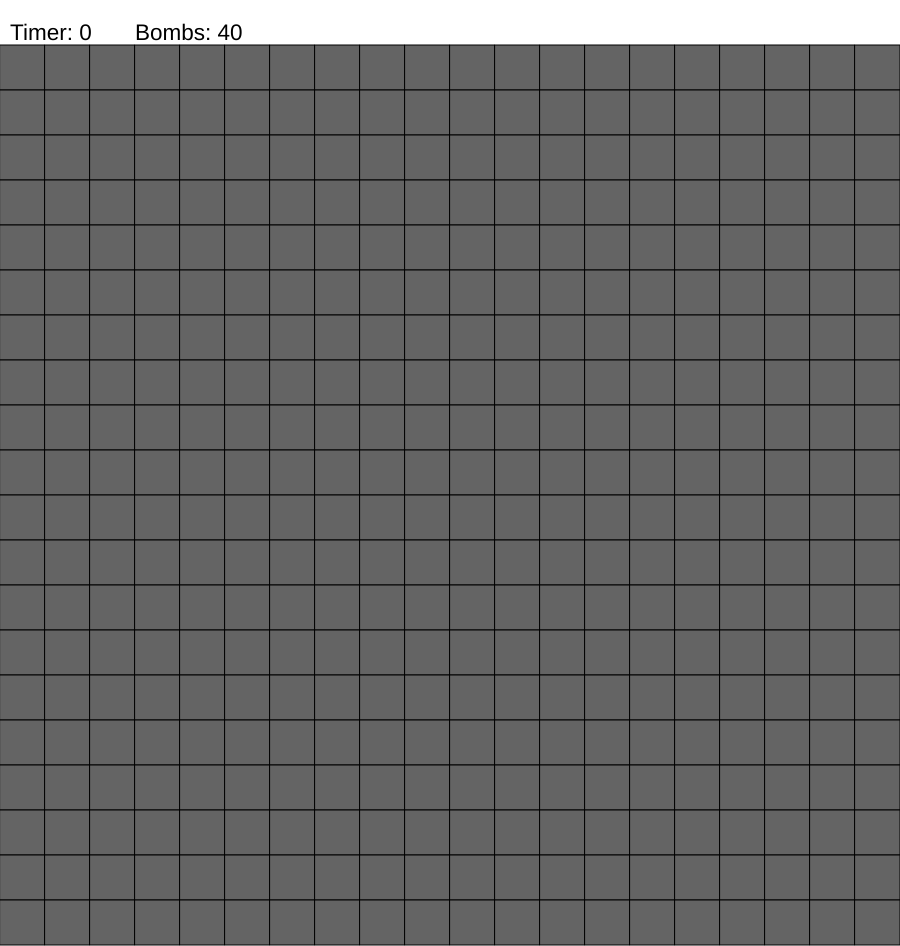
Frame 1 (no input)
Frame 60 (no input): identical to frame 1, image omitted
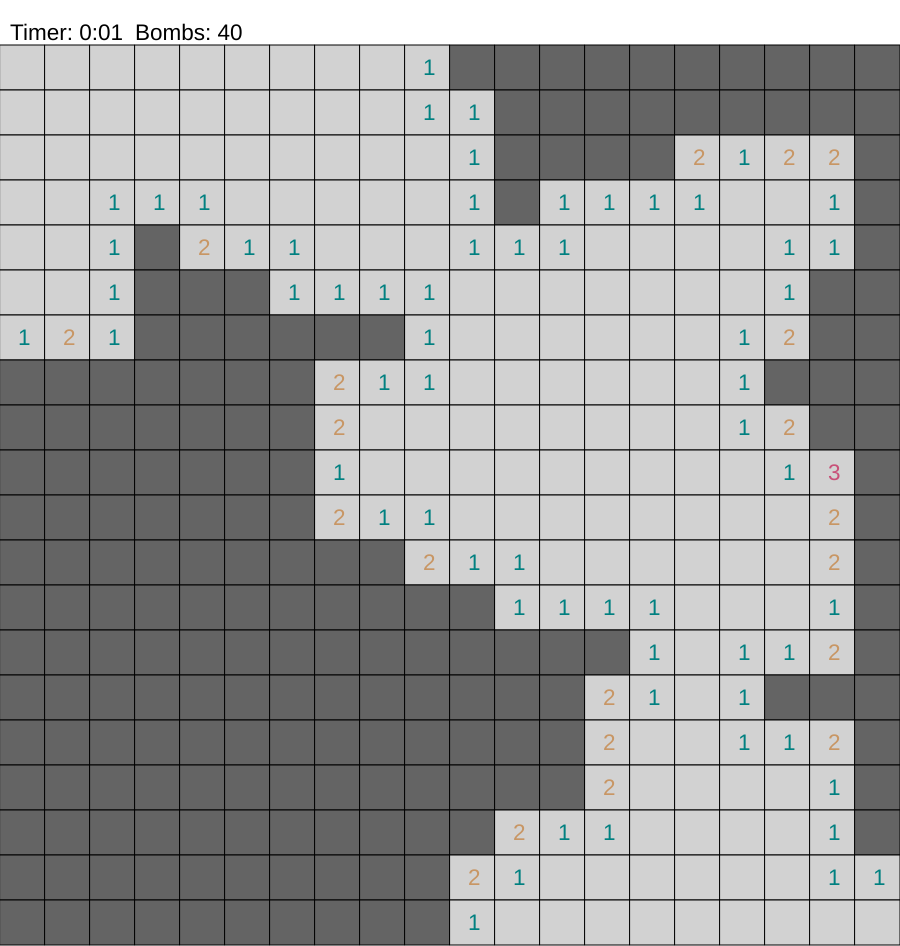
Frame 120 (the mouse pressed at the canvas centre since frame 60)

The p5.js sketch that drew these frames (run headless with seeded random() and noise() and a simulated clock; from frame 60 on, the mouse is pressed at the canvas centre):

// p5.js sketch
// ── sketch.js
// Setup Values
let gridWidth = 20; // Width of the grid
let gridHeight = 20; // Height of the grid
let bombPercentage = 0.10; // Percentage
let bombNumber = Math.floor(bombPercentage * gridHeight * gridWidth);
let gridScale; // Scale of the grid in px
let grid = []; // Stores all grid elements
let gameOver = false; //Sets gameover flag
let gameFinished = false; //Sets game finished flag
let ui; //Stores the UI
let gridSize; //Stores the grid size selector
let timerStarted = false; //Sets timer started flag
let canvas; //Stores the canvas
let stillCanFlag = true; //Sets allowance for flagging

//Reset the game
function resetGame(selectedSize) {

    //Set the grid size and bomb number based on the selected size

    if (selectedSize == "Small") {
        gridWidth = 10;
        gridHeight = 10;
    } else if (selectedSize == "Medium") {
        gridWidth = 20;
        gridHeight = 20;
    } else if (selectedSize == "Large") {
        gridWidth = 40;
        gridHeight = 20;
    }
    else if (!isNaN(selectedSize)) { //Check if the selected size is a number
        gridWidth = parseInt(selectedSize);
        gridHeight = parseInt(selectedSize);
    }

    bombNumber = Math.floor(bombPercentage * gridHeight * gridWidth);
    grid = [];
    gameOver = false;
    gameFinished = false;
    gameStarted = false;
    timerStarted = false;
    setup();
}

//place bombs on the grid
function placeBombs(startCells) {

    //Place bombs on the grid
    for (let i = 0; i < bombNumber; i++) {
        let bombPlaced = false;
        while (!bombPlaced) {
            let randomIndex = Math.floor(Math.random() * grid.length);
            console.log(grid[randomIndex])
            console.log(startCells)
            if (grid[randomIndex].type == "cell" && !startCells.includes(grid[randomIndex])) {
                grid[randomIndex].type = "bomb";
                bombPlaced = true;
                console.log("Bomb Placed at " + grid[randomIndex].x + ", " + grid[randomIndex].y);
            }
        }
    }


    //Calculate Surrounding bombs and cells.
    for (let i = 0; i < grid.length; i++) {
        grid[i].evaluateSurroundingCells(grid);
    }
}

function centerCanvas(canvas) {
    var x = (windowWidth - width) / 2;
    var y = (windowHeight - height) / 2;
    canvas.position(x, y);
}


function setup() {
    //Set the grid scale depending on the window size
    gridScaleHeight = Math.floor((windowHeight - 100) / gridHeight);
    gridScaleWidth = Math.floor((windowWidth - 20) / gridWidth);

    if (gridScaleHeight < gridScaleWidth) {
        gridScale = gridScaleHeight;
    } else {
        gridScale = gridScaleWidth;
    }

    //Create the canvas and center it
    canvas = createCanvas(gridWidth * gridScale + 1, (gridHeight + 1) * gridScale + 1);
    centerCanvas(canvas);

    //Prevent right click menu from appearing on canvas
    canvas.elt.addEventListener("contextmenu", (e) => e.preventDefault())

    //Add three grid size option buttons and set their positions and onClick functions.
    let smallButton = createButton("Small");
    smallButton.position(5, 5);
    smallButton.mousePressed(() => resetGame("Small"));

    let mediumButton = createButton("Medium");
    mediumButton.position(55, 5);
    mediumButton.mousePressed(() => resetGame("Medium"));

    let largeButton = createButton("Large");
    largeButton.position(120, 5);
    largeButton.mousePressed(() => resetGame("Large"));

    //Add reset button
    let resetButton = createButton("Reset");
    resetButton.position(200, 5);
    resetButton.mousePressed(resetGame);

    //Initialize UI
    ui = new UI(0, 0, millis(), gridScale);

    //Grid Generation variables
    let placedBombs = 0;

    //Generate Grid
    for (let i = 0; i < gridWidth; i++) {
        for (let j = 1; j < gridHeight + 1; j++) { //Plus one accounts for the UI
            grid.push(new GridElement("cell", i, j, false, gridScale))
        }
    }

}

//Register a mouse click on a given cell and set the clicked flag.
function mousePressed() {
    if (!gameOver) {

        for (let i = 0; i < grid.length; i++) {
            //Collision Detection
            if (grid[i].position.x * gridScale < mouseX && grid[i].position.x * gridScale + gridScale > mouseX && grid[i].position.y * gridScale < mouseY && grid[i].position.y * gridScale + gridScale > mouseY) {

                //Check if the timer has started, if not, place the bombs
                if (timerStarted == false) {


                    //start cell and surrounding cells cannot be bombs
                    let startCell = grid[i];

                    //get surrounding cells
                    startCell.evaluateSurroundingCells(grid);
                    let safeStartCells = startCell.surroundingCells;

                    //add start cell to safe cells
                    safeStartCells.push(startCell);

                    //place bombs
                    placeBombs(safeStartCells);

                    //Reset the timer
                    ui.resetStartTime();
                    timerStarted = true;

                }

                if (mouseButton == RIGHT) {
                    grid[i].flagged(stillCanFlag);

                } else {
                    grid[i].bfs_function();
                }

            }
        }
    }
    return false;
}

function draw() {


    //Run timer if the game has started and is not over or finished.
    if (timerStarted && !gameOver && !gameFinished) {
        ui.timer();
    }


    background(255);

    let cellsOpened = 0;
    let flagsPlaced = 0;

    //Draw grid
    for (let element of grid) {
        element.draw()
        if (element.clicked && element.type == "bomb") {
            gameOver = true;
        }
        if (element.type == "cell" && element.clicked == true) {
            cellsOpened++;
        }
        if (element.flag == true) {
            flagsPlaced++;
        }
    }

    //Draw UI
    stillCanFlag = ui.bombCounter(bombNumber, flagsPlaced);
    ui.draw();

    //Check if game is finished
    if (cellsOpened == (grid.length - bombNumber)) {
        gameFinished = true;
    }

    //Reveal all bombs if game is over
    if (gameOver == true) {
        for (let element of grid) {
            if (element.type == "bomb") {
                element.isClicked(true);
            }
        }
    }

    //Win the game
    if (gameFinished == true && gameOver == false) {

        let coordx = width / 2 - 60
        let coordy = height / 2
        fill(255, 255, 255);
        rect(coordx - 5, coordy - 30, 125, 35)
        fill(0);
        textSize(30);
        text("Success", coordx, coordy);
    }


}




// ── GridElement.js
class GridElement {
    constructor(type, xVal, yVal, clickStatus, gridScale) {
        this.type = type;
        this.position = { x: xVal, y: yVal };
        this.clicked = clickStatus;
        this.gridScale = gridScale;
        this.surroundingBombs = 0;
        this.surroundingCells = [];
        this.flag = false;
    }

    //Switch the click flag
    isClicked(bool) {
        if (bool && !this.flag) {
            this.clicked = true;
        } else if (!bool) {
            this.clicked = false;
        }
    }

    //Switch the flag flag haha
    flagged(canFlagStatus) {
        if (!this.clicked) {
            if (this.flag == true) {
                this.flag = false;
            } else if (canFlagStatus) {
                this.flag = true;
            }
        }
    }

    //Check the 8 surrounding cells for the number of bombs and generate an array containing the cells.
    evaluateSurroundingCells(grid) {
        let bombs = 0;
        let surroundingCells = [];
        let x = this.position.x;
        let y = this.position.y;

        for (let i = 0; i < grid.length; i++) {
            let xCheck = grid[i].position.x;
            let yCheck = grid[i].position.y;

            //Get all cells surrouning this cell
            if (xCheck == x - 1 && yCheck == y - 1) {
                surroundingCells.push(grid[i])
            }
            if (xCheck == x && yCheck == y - 1) {
                surroundingCells.push(grid[i])
            }
            if (xCheck == x + 1 && yCheck == y - 1) {
                surroundingCells.push(grid[i])
            }
            if (xCheck == x - 1 && yCheck == y) {
                surroundingCells.push(grid[i])
            }
            if (xCheck == x + 1 && yCheck == y) {
                surroundingCells.push(grid[i])
            }
            if (xCheck == x - 1 && yCheck == y + 1) {
                surroundingCells.push(grid[i])
            }
            if (xCheck == x && yCheck == y + 1) {
                surroundingCells.push(grid[i])
            }
            if (xCheck == x + 1 && yCheck == y + 1) {
                surroundingCells.push(grid[i])
            }

        }

        //Itterate through all relevant cells and check for bombs
        for (let i = 0; i < surroundingCells.length; i++) {
            if (surroundingCells[i].type == 'bomb') {
                bombs += 1;
            }
        }

        this.surroundingBombs = bombs;
        this.surroundingCells = surroundingCells;
    }

    openSurroundingCells() {
        for (let cell of this.surroundingCells) {
            if (cell.type == "cell") {
                cell.isClicked(true);
            }
        }
    }


    bfs_function() {
        let output = [];
        let visited = [];
        let queue = [];

        visited.push(this);
        queue.push(this);

        if (this.surroundingBombs == 0 && !this.flag) {

            while (queue.length > 0) {

                let node = queue.shift(); //stops running the queue for some reason
                output.push(node);

                let connectedCells = node.surroundingCells;
                let nodeGraph = [];

                for (let cell of connectedCells) {
                    if (cell.type == "cell" && cell.surroundingBombs == 0) {
                        nodeGraph.push(cell);
                    }
                }


                for (let neighbour of nodeGraph) {

                    if (!visited.includes(neighbour)) {
                        //console.log(neighbour);
                        visited.push(neighbour);
                        queue.push(neighbour);
                    }
                }

            }

            //console.log(output.length);

            for (let element of output) {
                element.isClicked(true);
                element.openSurroundingCells();
            }

        } else {
            this.isClicked(true);
        }

    }


    draw() {

        //Drawing rules if cell has been clicked.
        if (this.clicked) {

            fill(210, 210, 210);
            rect(this.position.x * this.gridScale, this.position.y * this.gridScale, this.gridScale, this.gridScale);


            if (!this.surroundingBombs == 0) {

                //fill with different colours depending on the number of surrounding bombs
                if (this.surroundingBombs == 1) {
                    fill(0, 128, 128);
                } else if (this.surroundingBombs == 2) {
                    fill(200, 150, 100);
                } else if (this.surroundingBombs == 3) {
                    fill(200, 80, 120);
                } else if (this.surroundingBombs == 4) {
                    fill(0, 0, 128);
                } else if (this.surroundingBombs == 5) {
                    fill(255, 0, 0);
                } else if (this.surroundingBombs == 6) {
                    fill(0, 0, 255);
                } else if (this.surroundingBombs == 7) {
                    fill(0, 0, 0);
                } else if (this.surroundingBombs == 8) {
                    fill(128, 128, 128);
                }

                textSize(this.gridScale / 2);
                text(this.surroundingBombs, this.position.x * this.gridScale + (this.gridScale / 2.5), this.position.y * this.gridScale + (this.gridScale / 1.5));
            }

            if (this.type == "bomb") {
                fill(255, 0, 0);
                rect(this.position.x * this.gridScale, this.position.y * this.gridScale, this.gridScale, this.gridScale);
            }

            //Drawing rules if cell has not been clicked.
        } else if (!this.clicked) {
            fill(100, 100, 100);
            rect(this.position.x * this.gridScale, this.position.y * this.gridScale, this.gridScale, this.gridScale);

        }

        if (this.flag == true) {
            fill(255)
            ellipse(this.position.x * this.gridScale + (this.gridScale / 2), this.position.y * this.gridScale + (this.gridScale / 2), this.gridScale / 3)

        }





    }

}
// ── ui.js
//Create consturctor for UI Class
class UI {

    constructor(bombs, flags, timeStart, gridScale) {
        this.bombs = bombs;
        this.flags = flags;
        this.timeStart = timeStart;
        this.time = 0;
        this.gridScale = gridScale;
    }

    resetStartTime() {
        this.timeStart = millis();
    }


    //Create Timer Method
    timer() {

        //Get current time
        let currentTime = millis();
        //Calculate time passed
        let timePassed = currentTime - this.timeStart;

        //Get minites
        let minutes = Math.floor(timePassed / 60000);
        //Get seconds
        let seconds = Math.floor((timePassed % 60000) / 1000);

        //Add 0 to seconds if less than 10
        if (seconds < 10) {
            seconds = "0" + seconds;
        }

        //Set time
        this.time = minutes + ":" + seconds;


    }


    //BombCounter
    bombCounter(totalBombs, flags) {

        if (flags >= totalBombs) {
            this.bombs = 0;
            return false;
        }

        this.bombs = totalBombs - flags;
        return true;

    }

    //Draw Method
    draw() {
        //Draw Timer
        fill(0);

        //Set text size based on grid scale
        textSize(this.gridScale / 2);
        text("Timer: " + this.time, 10, this.gridScale - 5);

        //Draw Bomb Counter
        fill(0);

        //Set text size based on grid scale
        textSize(this.gridScale / 2);
        text("Bombs: " + this.bombs, this.gridScale * 3, this.gridScale - 5);

    }

}
